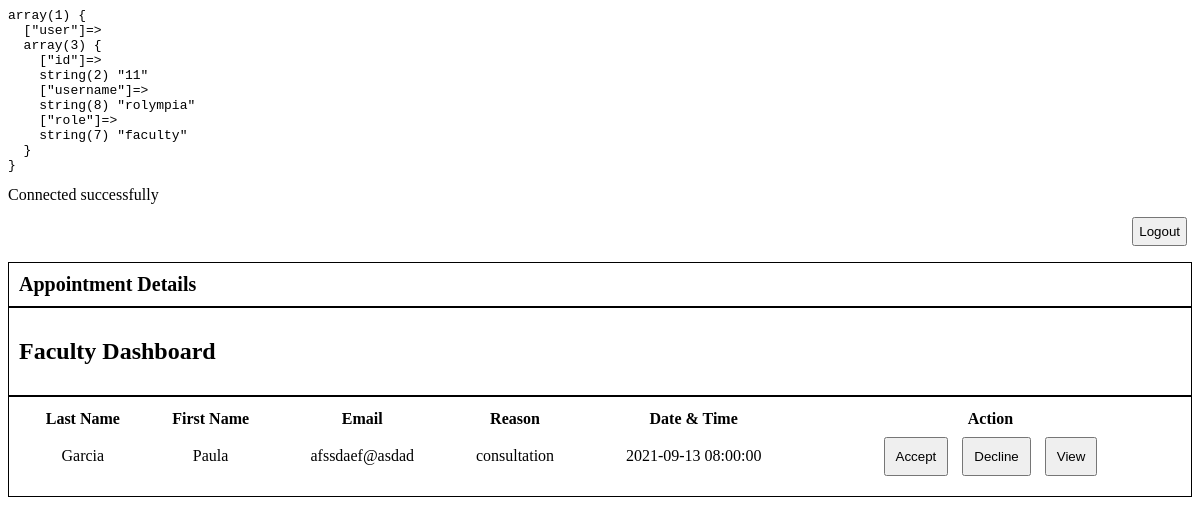
The page /dashboard.php (signed in) on the database its author committed.
### tables this page shows
CREATE TABLE `appointment` (
  `id` int(99) NOT NULL,
  `department` varchar(99) NOT NULL,
  `reason` varchar(99) NOT NULL,
  `user_id` int(99) NOT NULL,
  `student_id` int(99) NOT NULL,
  `guest_id` int(99) NOT NULL,
  `date_time` datetime NOT NULL,
  `status` varchar(99) NOT NULL DEFAULT 'pending'
);

CREATE TABLE `student` (
  `id` int(11) NOT NULL,
  `student_fname` varchar(99) NOT NULL,
  `student_lname` varchar(99) NOT NULL,
  `student_num` int(11) NOT NULL,
  `student_email` varchar(99) NOT NULL,
  `student_course` varchar(99) NOT NULL,
  `student_section` varchar(99) NOT NULL,
  `created_at` datetime NOT NULL,
  `student_companion` int(11) NOT NULL
);

### dashboard.php (the view, shortened to what this page needs)
<?php
	echo "<pre>";
	var_dump($_SESSION);
	echo "</pre>";
	$appointment = [];
		$servername = "localhost";
		$username = "root";
		$password = "root";
		$dbname = 'oasis';
		$conn = new mysqli($servername, $username, $password, $dbname);
		echo "Connected successfully";
		$sql = 'SELECT apt.user_id, apt.reason, apt.date_time, s.student_lname, s.student_fname, s.student_email' .
				' FROM appointment apt' .
				' LEFT JOIN student s ON apt.student_id = s.id ' .
				' WHERE apt.user_id="' . $_SESSION['user']['id']. '"';
		$result = $conn->query($sql);
		if ($result->num_rows > 0) {
			while($row = $result->fetch_assoc()) {
				$appointment[] = $row;
			}
		} else {
			echo "no appointments";
		}
 ?>
<link rel="stylesheet" type="text/css" href="css/dashboard.css">
<?php
	include "logout.php";
?>
<div class="head1">
	<header>Appointment Details</header>
</div>
<div class="head2">
	<h2><?php echo ucwords($_SESSION['user']['role']) ?> Dashboard</h2>
</div>
<div class="div1">
	<table class="details info">
		<tr>
			<th>Last Name</th>
			<th>First Name</th>
			<th>Email</th>
			<th>Reason</th>
			<th>Date & Time</th>
			<th>Action</th>
		</tr>
		<?php foreach($appointment as $apt): ?>
		<tr>
			<td> <?php echo $apt['student_lname'] ?>
			<td> <?php echo $apt['student_fname'] ?>
			<td> <?php echo $apt['student_email'] ?>
			<td> <?php echo $apt['reason'] ?>
			<td> <?php echo $apt['date_time'] ?>
			<td>
				<div class="button-div">
					<button class="button">Accept</button>
					<button class="button">Decline</button>
					<button class="button">View</button>
				</div>
			<td>
		<?php endforeach; ?>
	</table>
</div>

### css/dashboard.css (style rules this page uses)
.head1 { border: 1px solid black; padding: 10px; font-size: 20px; font-weight: bold; }
.head2 { border: 1px solid black; padding: 10px; }
.details { border: 1px solid black; padding: 10px; }
.info { padding: 10px; text-align: center; width: 100%; }
.button { margin: 5px; padding: 10px; }

### rows shown on the page
appointment: student.student_lname "Garcia", student.student_fname "Paula", student.student_email "afssdaef@asdad", reason "consultation", date_time "2021-09-13 08:00:00"

### other values the page prints
$_SESSION['user']['role'] "Faculty"
